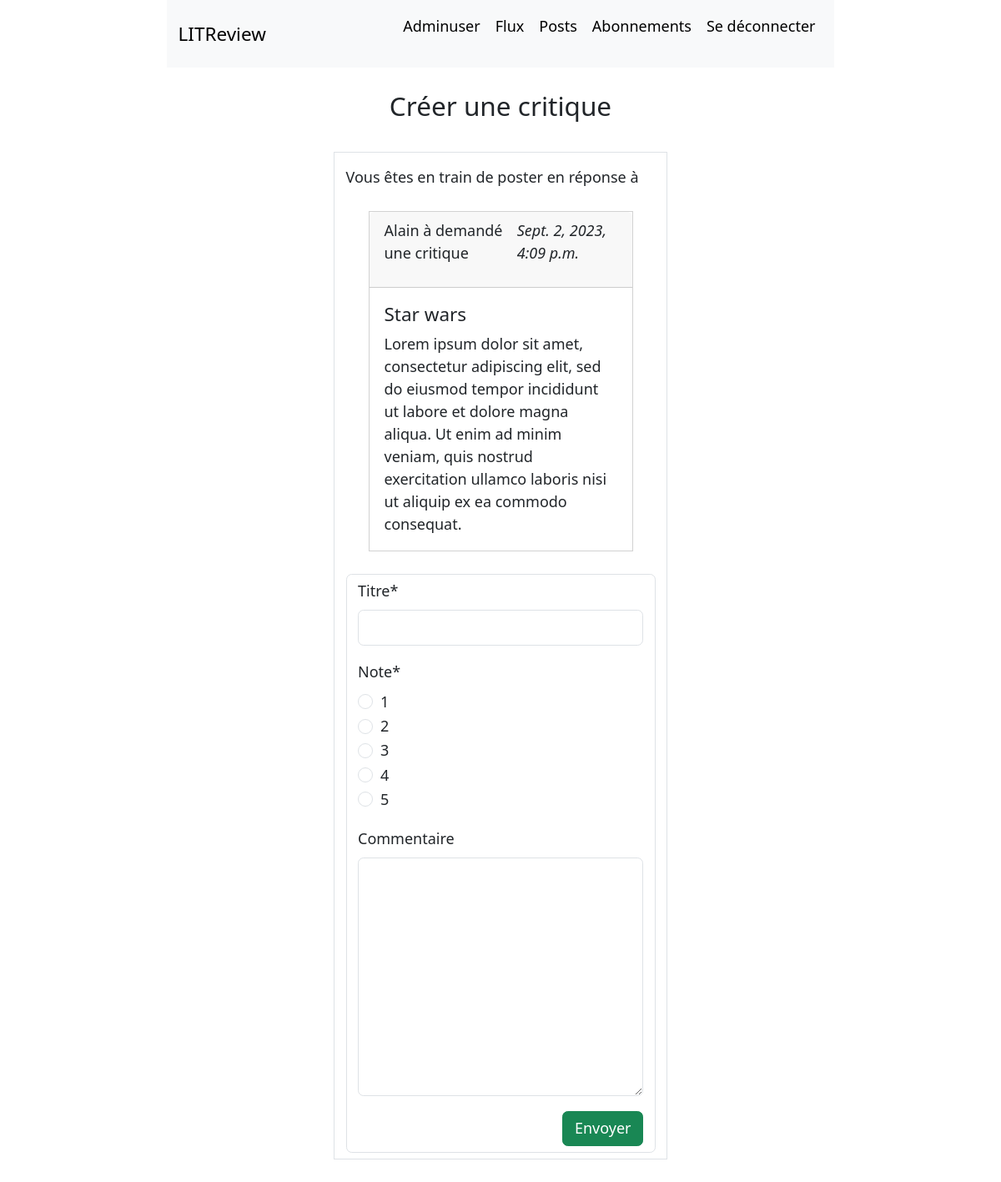
/reviews/answer/17 (signed in), run on the app's committed database.
### authentication/models.py (models this page shows)
class User(AbstractUser):
    pass

### review/models.py (models this page shows)
class Ticket(models.Model):
    title = models.CharField(max_length=128)
    description = models.TextField(max_length=2048, blank=True)
    user = models.ForeignKey(to=settings.AUTH_USER_MODEL, on_delete=models.CASCADE)
    image = ResizedImageField(size=[300, 500], null=True, blank=True, upload_to='tickets_img')
    time_created = models.DateTimeField(auto_now_add=True)
    posted_review = models.BooleanField(default=False)

### review/views.py (the view)
# urls.py: path('reviews/answer/<int:ticket_id>', review.views.review_answer, name='review_answer'),
@login_required
def review_answer(request, ticket_id):
    ticket = get_object_or_404(Ticket, id=ticket_id)
    if request.method == 'POST':
        review_form = ReviewForm(request.POST)
        if review_form.is_valid():
            Review.objects.create(
                ticket=ticket,
                rating=request.POST['rating'],
                headline=request.POST['headline'],
                body=request.POST['body'],
                user=request.user,
            )
            ticket.posted_review = True
            ticket.save()
        messages.success(request, 'Commentaire créé')
        return redirect('home')
    else:
        review_form = ReviewForm()
    context = {
        'review_form': review_form,
        'ticket': ticket,
    }
    return render(request, 'review/review_answer.html', context)

### review/forms.py
class ReviewForm(forms.ModelForm):
    rating = forms.ChoiceField(
        choices=((1, "1"), (2, "2"), (3, "3"), (4, "4"), (5, "5")),
        widget=forms.RadioSelect(),
        label="Note"
    )
    class Meta:
        model = Review
        fields = ['headline', 'rating', 'body']
        widgets = {'rating': forms.RadioSelect()}
        labels = {
            'headline': 'Titre',
            'body': 'Commentaire',
        }
    def __init__(self, *args, **kwargs):
        super(ReviewForm, self).__init__(*args, **kwargs)
        self.helper = FormHelper()
        self.helper.form_class = 'form-group'
        self.helper.layout = Layout(
            Div(InlineRadios('rating', css_class='custom-control-label')),
        )

### review/templates/review/review_answer.html (shortened to what this page needs)
{% extends 'base.html' %} {% block content %}
{% load crispy_forms_tags %}
<div class="container_pages">
    <h3 class="text-center pt-4 pb-4">Créer une critique</h3>
    <div class="form-control rounded-0 mb-4">
        <p class="pt-2 pl-2">Vous êtes en train de poster en réponse à</p>
        <div class="card rounded-0 m-4">
            <div class="card-header">
                <div class="d-flex justify-content-between">
                    <p>{{ ticket.user|capfirst }} à demandé une critique</p>
                    <em class="align-self-start">{{ ticket.time_created }}</em>
                </div>
            </div>
            <div class="card-body">
                <h5 class="card-title">{{ ticket.title }}</h5>
                <p class="card-text">{{ ticket.description }}</p>
            </div>
        </div>
        <div class="ml-4">
            <form method="post" enctype="multipart/form-data" class="form-control">
                {{ review_form|crispy }}
                <div class="d-flex justify-content-end ml-4">
                    <input class="btn btn-success" type="submit" value="Envoyer">
                </div>
            </form>
        </div>
    </div>
</div>
{% endblock content %}

### templates/base.html (shortened to what this page needs)
<!DOCTYPE html>
{% load static %}
<html lang="en">
<head>
    <link href="https://cdn.jsdelivr.net/npm/bootstrap@5.3.0/dist/css/bootstrap.min.css" rel="stylesheet"
>
    <link rel="stylesheet" href="{% static 'review/css/styles.css' %}"/>
</head>
<body>
<div class="container_all">
    <nav class="navbar navbar-expand-lg bg-body-tertiary">
        <div class="container-fluid">
            <a class="navbar-brand" href="">LITReview</a>
            {% if user.is_authenticated %}
            <div class="d-flex" id="navbarSupportedContent">
                <ul class="navbar-nav me-auto mb-2 mb-lg-0">
                    <li class="nav-item">
                        <p class="nav-link active">{{ request.user|capfirst }}</p>
                    </li>
                    <li class="nav-item">
                        <a class="nav-link active" aria-current="page" href="{% url 'home' %}">Flux</a>
                    </li>
                    <li class="nav-item">
                        <a class="nav-link active" aria-current="page" href="{% url 'posts' %}">Posts</a>
                    </li>
                    <li class="nav-item">
                        <a class="nav-link active" aria-current="page" href="{% url 'subscriptions' %}">Abonnements</a>
                    </li>
                    <li class="nav-item">
                        <a class="nav-link active" aria-current="page" href="{% url 'logout' %}">Se déconnecter</a>
                    </li>
                </ul>
            </div>
            {% endif %}
        </div>
    </nav>
    {% block content %} {% endblock content %}
</div>
</body>
</html>

### review/static/review/css/styles.css (style rules this page uses)
* { font-size: 18px; }
.container_all { margin: 0 200px; }
.container_pages { margin: 0 200px 200px; }

### data on the page
User: user "Adminuser"
Ticket: user "Alain", time_created "Sept. 2, 2023, 4:09 p.m.", title "Star wars", description "Lorem ipsum dolor sit amet, consectetur adipiscing elit, sed do eiusmod tempor incididunt ut labore et dolore magna aliqua. Ut enim ad minim veniam, quis nostrud exercitation ullamco laboris nisi ut aliquip ex ea commodo consequat."
